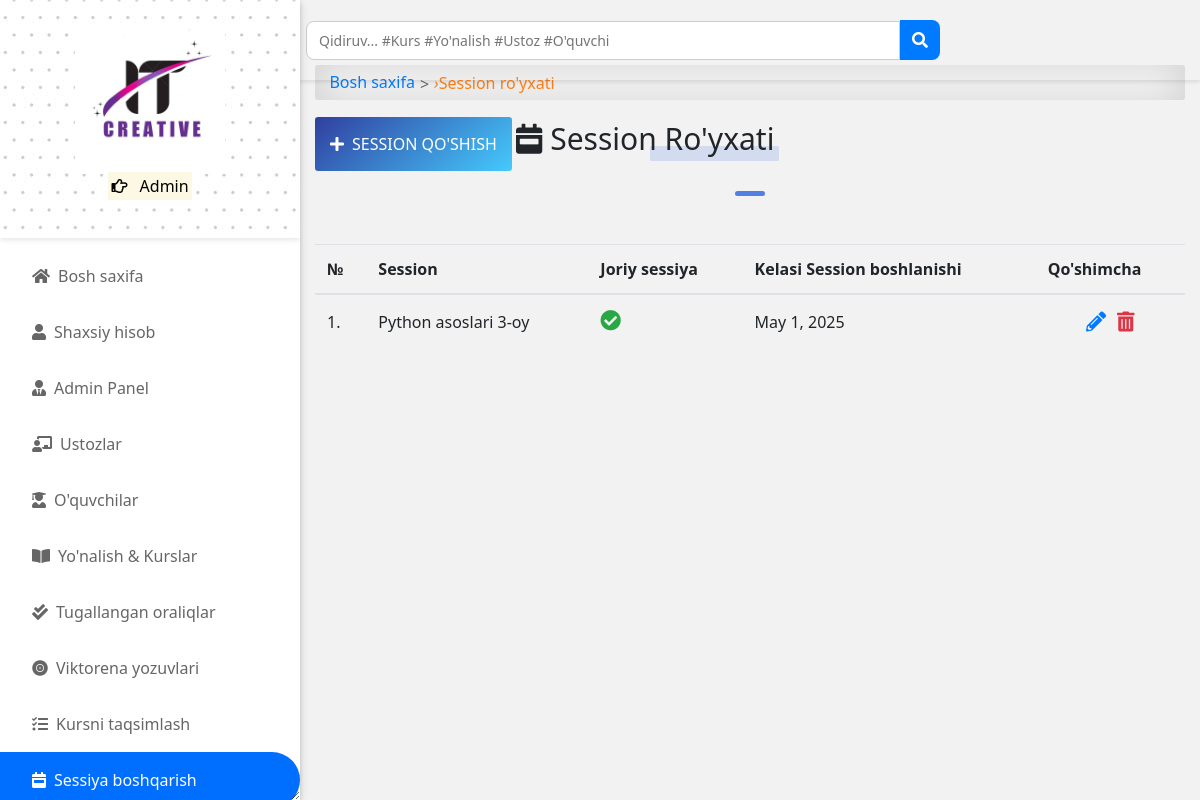
Page /session/ (signed in) on the committed database.
### accounts/models.py (models this page shows, shortened)
class User(AbstractUser):
    is_student = models.BooleanField(default=False)
    is_lecturer = models.BooleanField(default=False)
    is_parent = models.BooleanField(default=False)
    is_dep_head = models.BooleanField(default=False)
    phone = models.CharField(max_length=60, blank=True, null=True)
    address = models.CharField(max_length=60, blank=True, null=True)
    picture = models.ImageField(upload_to='profile_pictures/%y/%m/%d/', default='default.png', null=True)
    email = models.EmailField(blank=True, null=True)
    username_validator = ASCIIUsernameValidator()
    objects = UserManager()
    @property
    def get_user_role(self):
        if self.is_superuser:
            return "Admin"
        elif self.is_student:
            return "Talaba"  # Tarjima qilindi
        elif self.is_lecturer:
            return "O'qituvchi"  # Tarjima qilindi
        elif self.is_parent:
            return "Ota-Ona"  # Tarjima qilindi

### app/models.py (models this page shows, shortened)
class Session(models.Model):
    session = models.CharField(max_length=200, unique=True)
    is_current_session = models.BooleanField(default=False, blank=True, null=True)
    next_session_begins = models.DateField(blank=True, null=True)

### app/views.py (the view)
# urls.py: path('session/', session_list_view, name="session_list"),
@login_required
@lecturer_required
def session_list_view(request):
    sessions = Session.objects.all().order_by('-is_current_session', '-session')
    return render(request, 'app/session_list.html', {"sessions": sessions})

### templates/app/session_list.html (shortened to what this page needs)
{% extends 'base.html' %}
{% block content %}
<div id="input-nav"><a href="{% url 'home' %}" class="primary1">Bosh saxifa</a> <i>&rsaquo;</i> Session ro'yxati</div>
{% if request.user.is_superuser %}
<a class="add-button" href="{% url 'add_session' %}"><i class="fas fa-plus"></i>Session qo'shish</a>
{% endif %}
<div class="title-1"><i class="fas fa-calendar-week"></i>Session ro'yxati</div>
<div class="title-line"></div>
<div class="table-responsive table-shadow p-0 mt-5">
    <table class="table">
        <thead>
            <tr>
                <th>№</th>
                <th> Session </th>
                <th> Joriy sessiya </th>
                <th> Kelasi Session boshlanishi  </th>
                {% if request.user.is_superuser %}
                <th> Qo'shimcha </th>
                {% endif %}
            </tr>
        </thead>
        <tbody>
            {% for session in sessions %}
            <tr>
                <td>{{ forloop.counter }}.</td>
                <td>{{ session.session }}</td>
                <th>
                    {% if session.is_current_session == True %}
                    <i class="fas fa-check-circle fa-1-5x"></i>
                    {% else %}
                    <i class="fas fa-times-circle fa-1-5x danger"></i>
                    {% endif %}
                </th>
                <td>{{ session.next_session_begins }}</td>
                {% if request.user.is_superuser %}
                <td> <div class="update-delete">
                    <a href="{% url 'edit_session' pk=session.pk %}" class="update" title="Taxrirlash"><i class="fas fa-pencil-alt"></i></a>
                    <a href="{% url 'delete_session' pk=session.pk %}" class="delete" title="O'chirish"><i class="fas fa-trash-alt"></i></a>
                    </div>
                </td>
                {% endif %}
            {% endfor %}
        </tbody>
    </table>
</div>
{% endblock content %}

### templates/aside.html (shortened to what this page needs)
{% load static %}
<head>
</head>
<div id="side-nav">
	<div class="main-menu">
		<div class="top-side text-center py-4" style="background-image: url({% static 'img/dotted.jpg' %});">
			<img src="{% static 'img/logo.png' %}" width="150px" alt="IT Creative">
			<p class="text-orange">
				<mark>
					<i class="far fa-hand-point-right"></i>
					{{ request.user.get_user_role }}
				</mark>
			</p>
		</div>
		{% url 'home' as hom %} {% url 'dashboard' as dash %} {% url 'profile' as prof %}
		{% url 'lecturer_list' as lec %}
		{% url 'student_list' as stu %} {% url 'course_allocation_view' as cav %}
		{% url 'programs' as pro %} {% url 'session_list' as sess %} {% url 'semester_list' as sem %}
		{% url 'quiz_progress' as qpr %} {% url 'quiz_marking' as qce %} {% url 'user_course_list' as ucl %}
		{% url 'admin_panel' as admin_p %}
		<ul>
			<li class="{% if request.path == hom %}active{% endif %}">
				<a href="{% url 'home' %}"><i class="fas fa-home"></i>Bosh saxifa</a>
			</li>
			<li class="{% if request.path == prof %}active{% endif %}">
				<a href="{% url 'profile' %}"><i class="fas fa-user"></i>Shaxsiy hisob</a>
			</li>
			{% if request.user.is_superuser %}
			<li class="{% if request.path == admin_p %}active{% endif %}">
				<a href="{% url 'admin_panel' %}"><i class="fas fa-user-tie"></i>Admin Panel</a>
			</li>
			<li class="{% if request.path == lec %}active{% endif %}">
				<a href="{% url 'lecturer_list' %}"><i class="fas fa-chalkboard-teacher"></i>Ustozlar</a>
			</li>
			<li class="{% if request.path == stu %}active{% endif %}">
				<a href="{% url 'student_list' %}"><i class="fas fa-user-graduate"></i>O'quvchilar</a>
			</li>
			{% endif %}
			<li class="{% if request.path == pro %}active{% endif %}">
				<a href="{% url 'programs' %}"><i class="fas fa-book-open"></i>Yo'nalish & Kurslar</a>
			</li>
			{% if request.user.is_superuser or request.user.is_lecturer %}
			<li class="{% if request.path == qce %}active{% endif %}">
				<a href="{% url 'quiz_marking' %}"><i class="fas fa-check-double"></i>Tugallangan oraliqlar</a>
			</li>
			{% endif %}
			{% if request.user.is_superuser %}
			<li class="{% if request.path == qpr %}active{% endif %}">
				<a href="{% url 'quiz_progress' %}"><i class="fas fa-record-vinyl"></i>Viktorena yozuvlari</a>
			</li>
			<li class="{% if request.path == cav %}active{% endif %}">
				<a href="{% url 'course_allocation_view' %}"><i class="fas fa-tasks"></i>Kursni taqsimlash</a>
			</li>
			<li class="{% if request.path == sess %}active{% endif %}">
				<a href="{% url 'session_list' %}"><i class="fas fa-calendar-week"></i>Sessiya boshqarish</a>
			</li>
			{% endif %}
			<br />
		</ul>
	</div>
</div>

### static/css/all.css (style rules this page uses)
.fa, .fas, .far, .fal, .fad, .fab { -moz-osx-font-smoothing: grayscale; -webkit-font-smoothing: antialiased; display: inline-block; font-style: normal; font-variant: normal; text-rendering: auto; line-height: 1; }
.fa-book-open:before { content: "\f518"; }
.fa-calendar-week:before { content: "\f784"; }
.fa-chalkboard-teacher:before { content: "\f51c"; }
.fa-check-circle:before { content: "\f058"; }
.fa-check-double:before { content: "\f560"; }
.fa-hand-point-right:before { content: "\f0a4"; }
.fa-home:before { content: "\f015"; }
.fa-pencil-alt:before { content: "\f303"; }
.fa-plus:before { content: "\f067"; }
.fa-record-vinyl:before { content: "\f8d9"; }
.fa-tasks:before { content: "\f0ae"; }
.fa-trash-alt:before { content: "\f2ed"; }
.fa-user:before { content: "\f007"; }
.fa-user-graduate:before { content: "\f501"; }
.fa-user-tie:before { content: "\f508"; }
.far { font-family: 'Font Awesome 5 Free'; font-weight: 400; }
.fa, .fas { font-family: 'Font Awesome 5 Free'; font-weight: 900; }

### templates/base.html (style rules this page uses)
* { -webkit-user-select: none; -moz-user-select: none; -ms-user-select: none; user-select: none; }
body { -webkit-touch-callout: none; }

### templates/aside.html (style rules this page uses)
.top-side { background-size: cover; background-position: top center; }
* { -webkit-user-select: none; -moz-user-select: none; -ms-user-select: none; user-select: none; }
body { -webkit-touch-callout: none; }

### templates/navbar.html (style rules this page uses)
* { margin: 0; padding: 0; box-sizing: border-box; font-family: 'Segoe UI', Tahoma, Geneva, Verdana, sans-serif; }

### rows in the picture
User: user.get_user_role "Admin"
Session: session "Python asoslari 3-oy", is_current_session True (drawn), next_session_begins "May 1, 2025"
